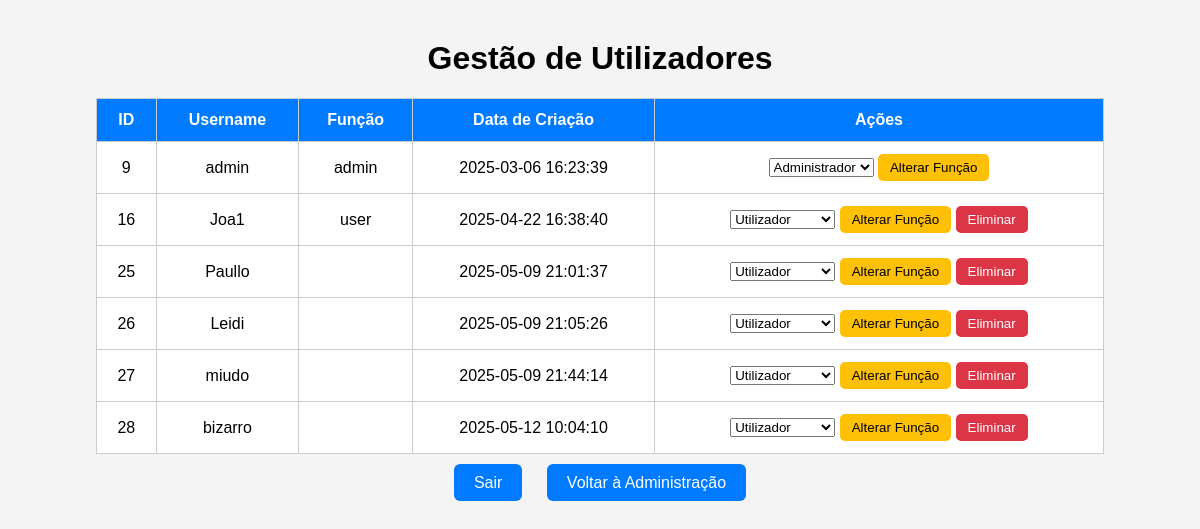
/login/admin_users.php (signed in), run on an earlier commit of the app's database.
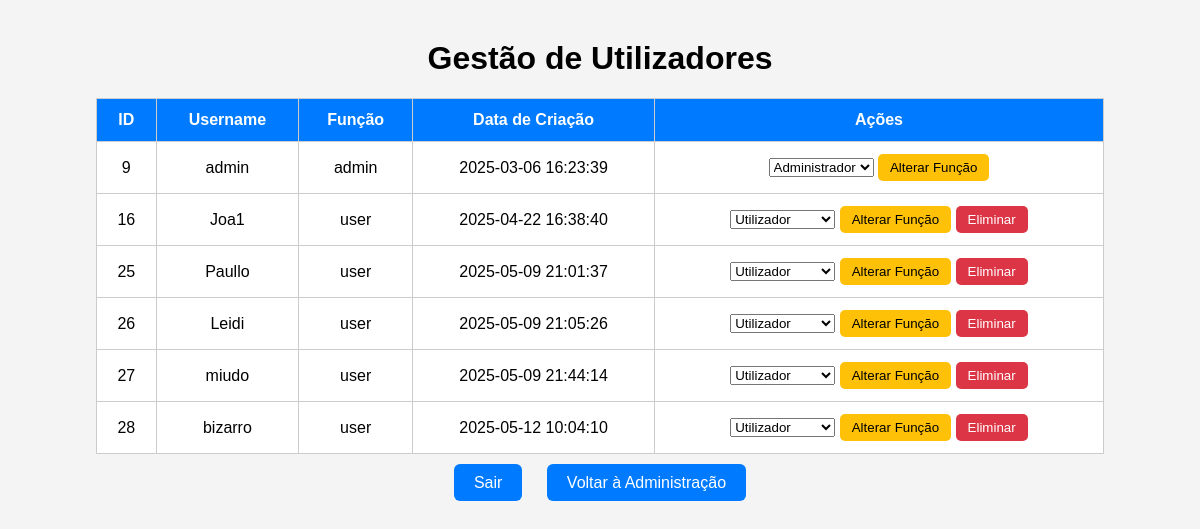
And on a later commit of the database.
### tables this page shows
CREATE TABLE `users` (
  `id` int(11) NOT NULL,
  `username` varchar(50) NOT NULL,
  `password` varchar(255) NOT NULL,
  `role` enum('admin','user') NOT NULL DEFAULT 'user',
  `created_at` timestamp NOT NULL DEFAULT current_timestamp(),
  `email` varchar(100) DEFAULT NULL,
  `morada` text DEFAULT NULL,
  `verification_code` varchar(64) DEFAULT NULL,
  `reset_token` varchar(255) DEFAULT NULL,
  `reset_token_expiry` datetime DEFAULT NULL
);

### login/admin_users.php (the view, shortened to what this page needs)
<?php
include('../db.php');
$result = $conn->query("SELECT id, username, role, created_at FROM users");
?>
<!DOCTYPE html>
<html lang="pt">
<head>
</head>
<body>
    <h1>Gestão de Utilizadores</h1>
    <table>
        <tr>
            <th>ID</th>
            <th>Username</th>
            <th>Função</th>
            <th>Data de Criação</th>
            <th>Ações</th>
        </tr>
        <?php while ($user = $result->fetch_assoc()) { ?>
            <tr>
                <td><?= htmlspecialchars($user['id']) ?></td>
                <td><?= htmlspecialchars($user['username']) ?></td>
                <td><?= htmlspecialchars($user['role']) ?></td>
                <td><?= htmlspecialchars($user['created_at']) ?></td>
                <td>
                    <form method="POST">
                        <select name="role">
                            <option value="user" <?= $user['role'] == 'user' ? 'selected' : '' ?>>Utilizador</option>
                            <option value="admin" <?= $user['role'] == 'admin' ? 'selected' : '' ?>>Administrador</option>
                        </select>
                        <button type="submit" name="edit" class="edit-btn">Alterar Função</button>
                    </form>
                    <?php if ($user['id'] != $_SESSION['user_id']) { ?>
                        <form method="POST" onsubmit="return confirm('Tem a certeza que deseja eliminar este utilizador?');">
                            <button type="submit" name="delete" class="delete-btn">Eliminar</button>
                        </form>
                    <?php } ?>
                </td>
            </tr>
        <?php } ?>
    </table>
    <div class="btn-link">
        <a href="/PAP/login/login.php">Sair</a>
        <a href="../dashboard_admin.php">Voltar à Administração</a>
    </div>
</body>
</html>

What changed in the data, as far as the page shows it:
changed users "Paullo": role (not shown) → "user"
changed users "Leidi": role (not shown) → "user"
changed users "miudo": role (not shown) → "user"
changed users "bizarro": role (not shown) → "user"
